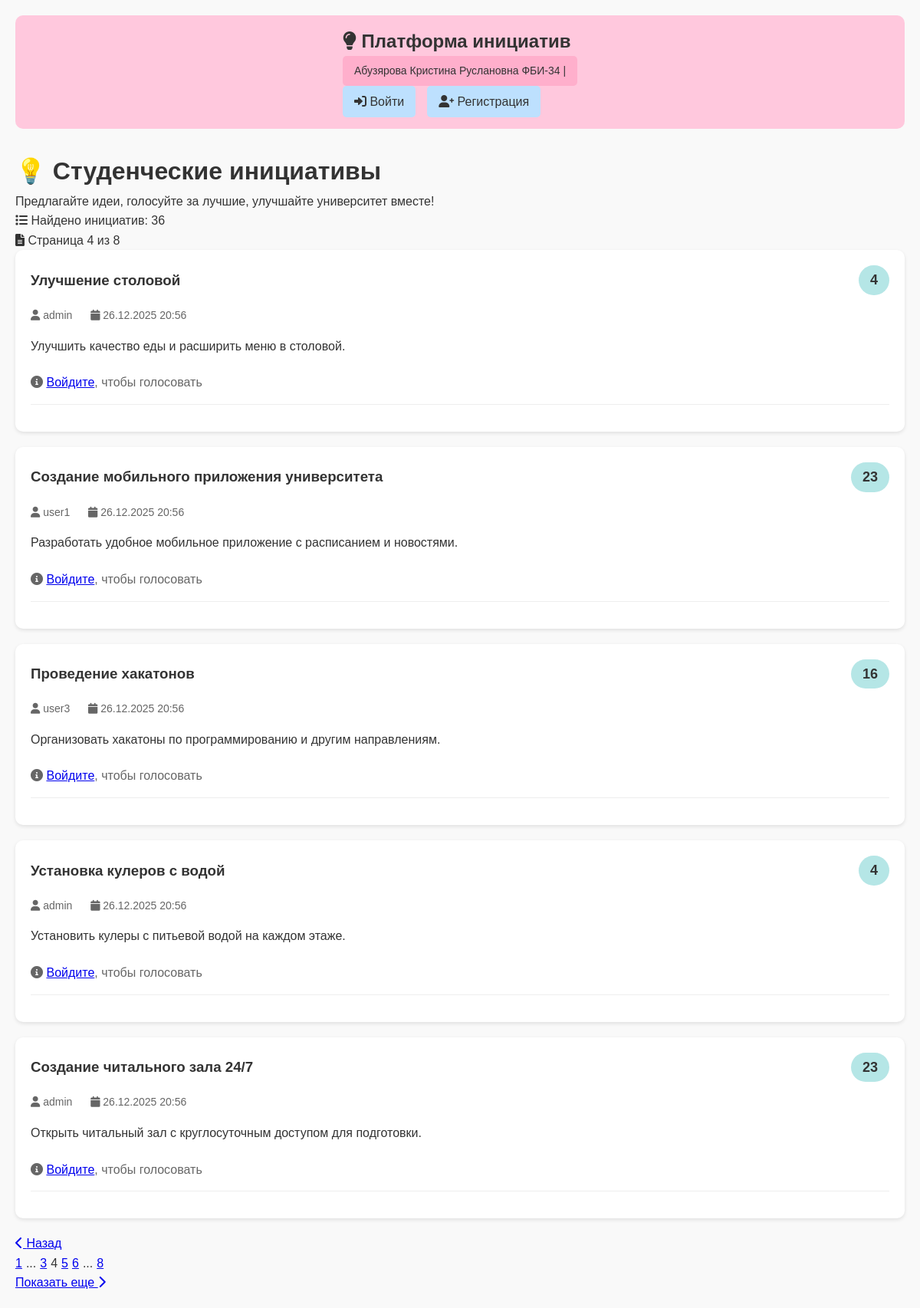
/?page=4, run on the app's committed database.
### app.py (models this page shows, shortened)
class Initiative(db.Model):
    id = db.Column(db.Integer, primary_key=True)
    title = db.Column(db.String(200), nullable=False)
    content = db.Column(db.Text, nullable=False)
    created_at = db.Column(db.DateTime, default=datetime.utcnow)
    score = db.Column(db.Integer, default=0)
    user_id = db.Column(db.Integer, db.ForeignKey('user.id'), nullable=False)
    author = db.relationship('User', backref='initiatives')

class User(db.Model):
    id = db.Column(db.Integer, primary_key=True)
    username = db.Column(db.String(80), unique=True, nullable=False)
    password_hash = db.Column(db.String(200), nullable=False)
    is_admin = db.Column(db.Boolean, default=False)
    created_at = db.Column(db.DateTime, default=datetime.utcnow)

### app.py (the view)
@app.route('/')
def index():
    page = request.args.get('page', 1, type=int)
    initiatives_query = Initiative.query.order_by(
        Initiative.created_at.desc()
    ).paginate(
        page=page,
        per_page=app.config['INITIATIVES_PER_PAGE'],
        error_out=False
    )
    current_user = get_current_user()
    user_votes = {}
    if current_user:
        votes = Vote.query.filter_by(user_id=current_user.id).all()
        for vote in votes:
            user_votes[vote.initiative_id] = vote.value
    initiatives_data = []
    for initiative in initiatives_query.items:
        initiatives_data.append({
            'id': initiative.id,
            'title': initiative.title,
            'content': initiative.content,
            'score': initiative.score,
            'created_at': initiative.created_at,
            'author': initiative.author,
            'author_id': initiative.user_id,
            'user_vote': user_votes.get(initiative.id)
        })
    return render_template('index.html',
                         initiatives=initiatives_data,
                         pagination=initiatives_query,
                         current_user=current_user,
                         student_info=STUDENT_INFO)

### app.py (called while the page is built)
def get_current_user():
    if 'user_id' in session:
        return User.query.get(session['user_id'])
    return None

### templates/index.html (shortened to what this page needs)
{% extends "base.html" %}
{% block content %}
<div class="page-header">
    <h1>💡 Студенческие инициативы</h1>
    <p>Предлагайте идеи, голосуйте за лучшие, улучшайте университет вместе!</p>
</div>
{% if initiatives %}
    <div class="initiatives-count">
        <p><i class="fas fa-list"></i> Найдено инициатив: {{ pagination.total }}</p>
        {% if pagination.pages > 1 %}
        <p><i class="fas fa-file-alt"></i> Страница {{ pagination.page }} из {{ pagination.pages }}</p>
        {% endif %}
    </div>
    {% for initiative in initiatives %}
    <div class="initiative-card">
        <div class="initiative-header">
            <h3>{{ initiative.title }}</h3>
            <div class="score {{ 'positive' if initiative.score >= 0 else 'negative' }}">
                {{ initiative.score }}
            </div>
        </div>
        <div class="initiative-meta">
            <span><i class="fas fa-user"></i> {{ initiative.author.username }}</span>
            <span><i class="fas fa-calendar"></i> {{ initiative.created_at.strftime('%d.%m.%Y %H:%M') }}</span>
        </div>
        <div class="initiative-content">
            {{ initiative.content }}
        </div>
        <div class="vote-buttons">
            {% if current_user %}
                <a href="{{ url_for('vote', initiative_id=initiative.id, value=1, page=pagination.page) }}"
                   class="btn-vote upvote {% if initiative.user_vote == 1 %}active{% endif %}">
                    <i class="fas fa-thumbs-up"></i>
                    Поддержать
                    {% if initiative.user_vote == 1 %}<span style="margin-left: 5px;">✓</span>{% endif %}
                </a>
                <a href="{{ url_for('vote', initiative_id=initiative.id, value=-1, page=pagination.page) }}"
                   class="btn-vote downvote {% if initiative.user_vote == -1 %}active{% endif %}">
                    <i class="fas fa-thumbs-down"></i>
                    Против
                    {% if initiative.user_vote == -1 %}<span style="margin-left: 5px;">✓</span>{% endif %}
                </a>
            {% else %}
                <p style="color: #666; flex: 1;">
                    <i class="fas fa-info-circle"></i>
                    <a href="{{ url_for('login') }}">Войдите</a>, чтобы голосовать
                </p>
            {% endif %}
        </div>
        <div class="action-buttons">
        </div>
    </div>
    {% endfor %}
    {% if pagination.pages > 1 %}
    <div class="pagination">
        {% if pagination.has_prev %}
        <a href="{{ url_for('index', page=pagination.prev_num) }}" class="page-link">
            <i class="fas fa-chevron-left"></i> Назад
        </a>
        {% endif %}
        <div style="display: flex; gap: 5px;">
            {% for page_num in pagination.iter_pages(left_edge=1, right_edge=1, left_current=1, right_current=2) %}
                {% if page_num %}
                    {% if page_num == pagination.page %}
                    <span class="page-number active">{{ page_num }}</span>
                    {% else %}
                    <a href="{{ url_for('index', page=page_num) }}" class="page-number">{{ page_num }}</a>
                    {% endif %}
                {% else %}
                <span>...</span>
                {% endif %}
            {% endfor %}
        </div>
        {% if pagination.has_next %}
        <a href="{{ url_for('index', page=pagination.next_num) }}" class="page-link">
            Показать еще <i class="fas fa-chevron-right"></i>
        </a>
        {% endif %}
    </div>
    {% endif %}
{% endif %}
{% endblock %}

### static/css/style.css (style rules this page uses)
* { margin: 0; padding: 0; box-sizing: border-box; }
body { font-family: Arial, sans-serif; line-height: 1.6; color: #333; background-color: #f9f9f9; padding: 20px; }
.initiative-card { background: white; padding: 20px; margin-bottom: 20px; border-radius: 10px; box-shadow: 0 2px 5px rgba(0,0,0,0.1); }
.initiative-header { display: flex; justify-content: space-between; align-items: center; margin-bottom: 15px; }
.initiative-header h3 { color: #333; flex: 1; }
.score { padding: 5px 15px; border-radius: 20px; font-weight: bold; font-size: 18px; }
.score.positive { background: #b5e6e6; color: #333; }
.initiative-meta { color: #666; margin-bottom: 15px; font-size: 14px; }
.initiative-meta span { margin-right: 20px; }
.initiative-content { margin-bottom: 20px; line-height: 1.8; }
.action-buttons { display: flex; gap: 10px; margin-top: 15px; padding-top: 15px; border-top: 1px solid #eee; }

### data on the page
Initiative: title "Улучшение столовой", score "4", author.username "admin", created_at "26.12.2025 20:56", content "Улучшить качество еды и расширить меню в столовой."
Initiative: title "Создание мобильного приложения университета", score "23", author.username "user1", created_at "26.12.2025 20:56", content "Разработать удобное мобильное приложение с расписанием и новостями."
Initiative: title "Проведение хакатонов", score "16", author.username "user3", created_at "26.12.2025 20:56", content "Организовать хакатоны по программированию и другим направлениям."
Initiative: title "Установка кулеров с водой", score "4", author.username "admin", created_at "26.12.2025 20:56", content "Установить кулеры с питьевой водой на каждом этаже."
Initiative: title "Создание читального зала 24/7", score "23", author.username "admin", created_at "26.12.2025 20:56", content "Открыть читальный зал с круглосуточным доступом для подготовки."

### other printed values
{{ student_info.name }} "Абузярова Кристина Руслановна ФБИ-34"
{{ pagination.total }} "36"
{{ pagination.page }} "4"
{{ pagination.pages }} "8"
{{ page_num }} "1" "3" "5" "6" "8"
{{ page_num }} "4"
